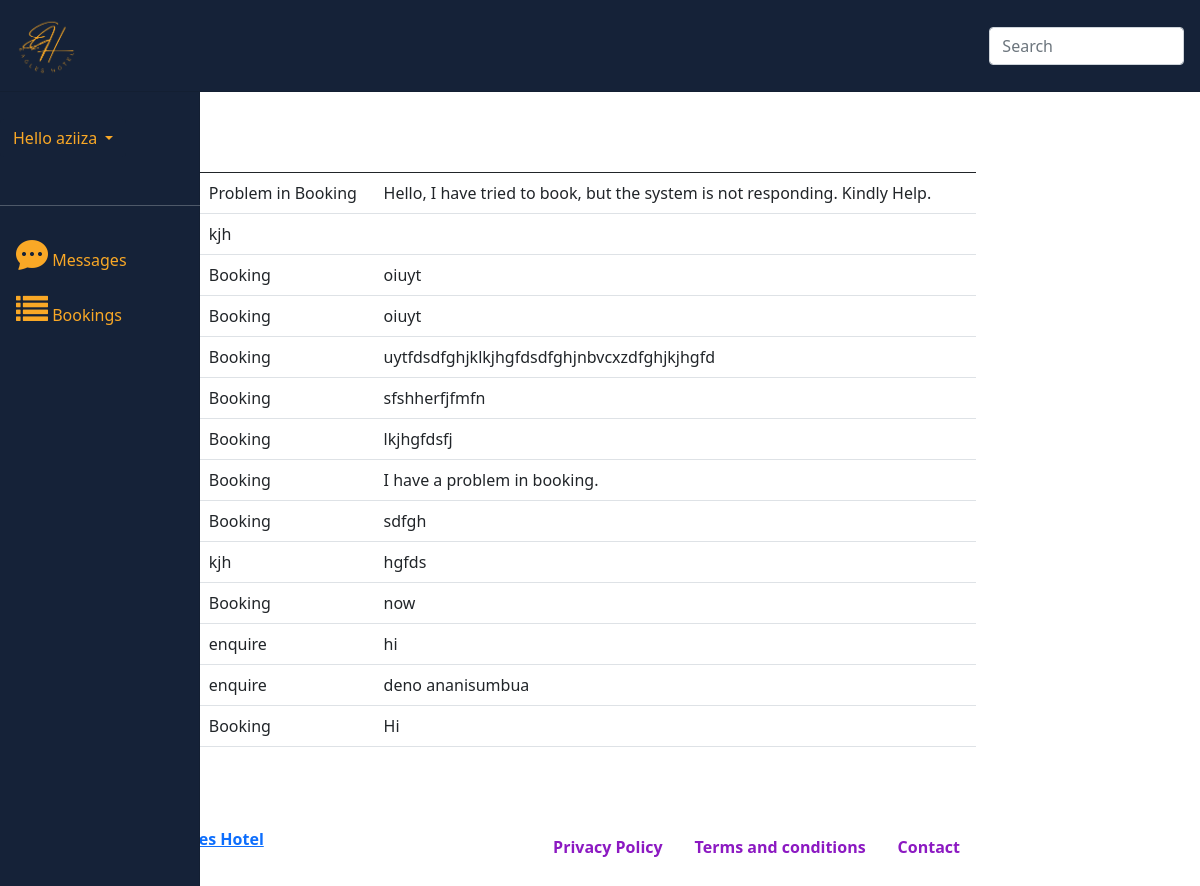
Screenshot of /admin/home.php (signed in) with the database file from the repository.
### tables this page shows
CREATE TABLE `messages` (
  `id` int(11) NOT NULL,
  `fullname` varchar(100) NOT NULL,
  `email` varchar(255) NOT NULL,
  `phone` int(20) NOT NULL,
  `subject` varchar(100) NOT NULL,
  `message` varchar(255) NOT NULL
);

### admin/partials/i_messages.php (the view)
<?php
 $sql ="SELECT *FROM messages
  ORDER BY id";
   $query =$con->query($sql);
   WHILE($row=$query->fetch_assoc())
   {
       ?>
<tr>
    <td><?php echo $row['fullname'];?></td>
    <td><?php echo $row['subject'];?></td>
    <td><?php echo $row['message'];?></td>
</tr>
<?php
                }
                ?>

### admin/home.php (shortened to what this page needs)
<!DOCTYPE html>
<html lang="en">
<head>
    <link rel="stylesheet" href="https://stackpath.bootstrapcdn.com/bootstrap/5.0.0-alpha1/css/bootstrap.min.css"
>
    <link href="https://stackpath.bootstrapcdn.com/font-awesome/4.7.0/css/font-awesome.min.css" rel="stylesheet">
    <link rel="stylesheet" href="https://cdn.jsdelivr.net/npm/bootstrap-icons@1.5.0/font/bootstrap-icons.css">
    <link rel="stylesheet" href="dashboard.css">
</head>
<body>
    <nav class="navbar navbar-light p-3" style="background:#152238;">
        <div class="d-flex col-12 col-md-3 col-lg-2 mb-2 mb-lg-0 flex-wrap flex-md-nowrap justify-content-between">
            <img src="../images/logo.png" alt="logo" width="60" height="60">
        </div>
        <div class="col-12 col-md-4 col-lg-2">
            <input class="form-control form-control-dark" type="text" placeholder="Search" aria-label="Search">
        </div>
    </nav>
    <div class="container-fluid">
        <div class="row">
            <nav id="sidebar" class="col-md-3 col-lg-2 d-md-block sidebar collapse" style="background:#152238;">
                <div class="position-sticky pt-md-5">
                    <div class="dropdown my-5">
                        <button class="btn dropdown-toggle" type="button" id="dropdownMenuButton" data-toggle="dropdown"
                            aria-expanded="false" style="color:#f9a826; background:#152238;">
                            <?php echo "Hello ". $_SESSION['username'];?>
                        </button>
                    </div>
                    <hr class="text-light">
                    <ul class="nav flex-column">
                        <li class="nav-item">
                            <a class="nav-link" href="home.php">
                                <i class="bi bi-chat-dots-fill" style="font-size: 2rem; color:#f9a826;"></i>
                                <span class="ml-2" style="color:#f9a826;">Messages</span>
                            </a>
                        </li>
                    </ul>
                    <ul class="nav flex-column">
                        <li class="nav-item">
                            <a class="nav-link" href="home.php">
                                <i class="fa fa-list" style="font-size: 2rem; color:#f9a826;"></i>
                                <span class="ml-2" style="color:#f9a826;">Bookings</span>
                            </a>
                        </li>
                    </ul>
                </div>
            </nav>
            <main class="col-md-9 ml-sm-auto col-lg-10 px-md-4 py-4">
                <nav aria-label="breadcrumb">
                    <ol class="breadcrumb">
                        <li class="breadcrumb-item"><a href="home.php">Home</a></li>
                        <li class="breadcrumb-item"><a href="bookings.php">Bookings</a></li>
                    </ol>
                </nav>
                <?php
            include ('messages.php');
            ?>
                <footer class="pt-5 d-flex justify-content-between" style="color: #8c19c2; font-weight: 600;">
                    <span>Copyright © 2021 <a href="#">Eagles Hotel </a></span>
                    <ul class="nav m-0">
                        <li class="nav-item">
                            <a class="nav-link" aria-current="page" href="#"
                                style="color: #8c19c2; font-weight: 600;">Privacy Policy</a>
                        </li>
                        <li class="nav-item">
                            <a class="nav-link" href="#" style="color: #8c19c2; font-weight: 600;">Terms and
                                conditions</a>
                        </li>
                        <li class="nav-item">
                            <a class="nav-link" href="#" style="color: #8c19c2; font-weight: 600;">Contact</a>
                        </li>
                    </ul>
                </footer>
            </main>
        </div>
    </div>
</body>
</html>

### admin/messages.php (shortened to what this page needs)
<div class="my-3 table-responsive">
    <table class="table">
        <thead>
            <tr>
                <th scope="col"></th>
                <th scope="col"></th>
            </tr>
        </thead>
        <tbody>
            <?php
               require_once('partials/i_messages.php');
                ?>
        </tbody>
    </table>
</div>

### admin/dashboard.css (style rules this page uses)
.sidebar { position: fixed; top: 0; bottom: 0; left: 0; z-index: 100; padding: 6px 0 0; box-shadow: inset -1px 0 0 rgba(0, 0, 0, .1); z-index: 99; }
.navbar { box-shadow: inset 0 -1px 0 rgba(0, 0, 0, .1); }
@media (min-width: 767.98px) { .navbar { top: 0; position: sticky; z-index: 999; } }
.sidebar .nav-link { color: #333; }

### rows the page displays
messages: subject "Problem in Booking", message "Hello, I have tried to book, but the system is not responding. Kindly Help."
messages: subject "kjh"
messages: subject "Booking", message "oiuyt"
messages: subject "Booking", message "oiuyt"
messages: subject "Booking", message "uytfdsdfghjklkjhgfdsdfghjnbvcxzdfghjkjhgfd"
messages: subject "Booking", message "sfshherfjfmfn"
messages: subject "Booking", message "lkjhgfdsfj"
messages: subject "Booking", message "I have a problem in booking."
messages: subject "Booking", message "sdfgh"
messages: subject "kjh", message "hgfds"
messages: subject "Booking", message "now"
messages: subject "enquire", message "hi"
messages: subject "enquire", message "deno ananisumbua"
messages: subject "Booking", message "Hi"

### other values shown
$_SESSION['username'] "aziiza"
